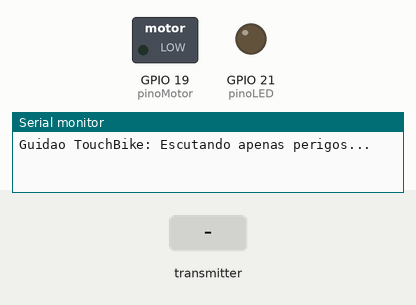
Bench run of a sketch on a simulated ESP32. On the bench: switched loads named in the sketch (green lamp = pin HIGH), output pins drawn as LEDs (lit = HIGH), the last lines printed to the serial monitor. The test bench sets the inputs (shaded band).

Above: at 1.2 s.
1.3 s: the transmitter starts sending alertaPerigo = 1
At 1.9 s:
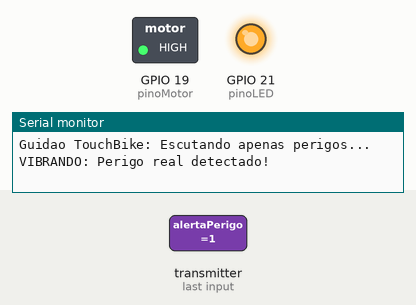
Timing chart, 0 to 11.3 s (numbered marks = the images above; inputs shaded):
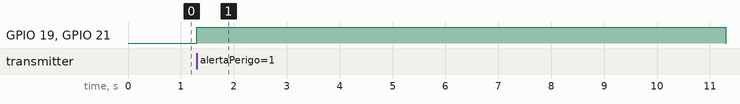

The sketch:

RECEIVER.ino
```cpp
#include <esp_now.h>
#include <WiFi.h>

const int pinoMotor = 19;
const int pinoLED = 21;

typedef struct struct_mensagem {
  bool alertaPerigo;
} struct_mensagem;
struct_mensagem dadosRecebidos;

void aoReceberDados(const esp_now_recv_info * info, const uint8_t *incomingData, int len) {
  memcpy(&dadosRecebidos, incomingData, sizeof(dadosRecebidos));

  if (dadosRecebidos.alertaPerigo) {
    Serial.println("VIBRANDO: Perigo real detectado!");
    digitalWrite(pinoMotor, HIGH);
    digitalWrite(pinoLED, HIGH);

    delay(1000); // 1 segundo de vibracao forte

    digitalWrite(pinoMotor, LOW);
    digitalWrite(pinoLED, LOW);
  }
}

void setup() {
  Serial.begin(115200);
  pinMode(pinoMotor, OUTPUT);
  pinMode(pinoLED, OUTPUT);
  digitalWrite(pinoMotor, LOW);
  digitalWrite(pinoLED, LOW);

  WiFi.mode(WIFI_STA);
  if (esp_now_init() != ESP_OK) { return; }

  esp_now_register_recv_cb(aoReceberDados);
  Serial.println("Guidao TouchBike: Escutando apenas perigos...");
}

void loop() {
  // O loop fica livre para o ESP-NOW trabalhar via interrupção
}
```

Measured:
- after the input at 1.3 s, GPIO 19 (pinoMotor), GPIO 21 (pinoLED): LOW → HIGH at once
